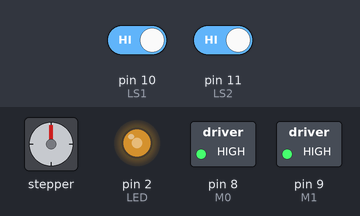
This sketch was run on a simulated Arduino Uno, built with avr-gcc and run on an emulated ATmega328P. Shown: stepper motor, switched loads named in the sketch (green lamp = pin HIGH), output pins drawn as LEDs (lit = HIGH). Wiring (inferred from the names in the program): stepper motor driver (200 steps per turn assumed): step pin 6; direction pin 5. The inputs (shaded band) are chosen by the test bench; at power-on: pin 10 (LS1) HIGH, pin 11 (LS2) HIGH. Pins used as bus, display or sensor lines are not drawn.

Above: at 1.16 s.
2.3 s: pin 10 (LS1) driven LOW
At 2.69 s:
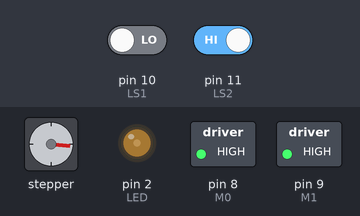
At 3.29 s:
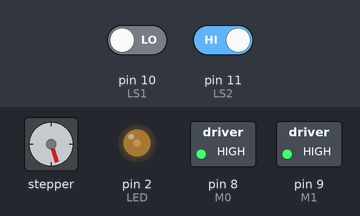
5.3 s: pin 11 (LS2) driven LOW
8.3 s: pin 10 (LS1) driven HIGH
At 8.71 s:
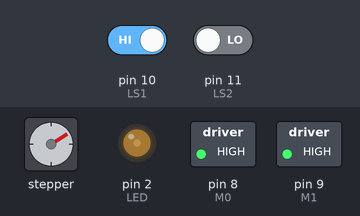
11.3 s: pin 11 (LS2) driven HIGH
14.3 s: pin 10 (LS1) driven LOW
At 14.9 s:
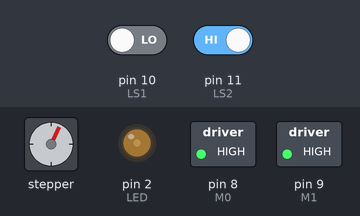
17.3 s: pin 11 (LS2) driven LOW
Timing chart, 0 to 26.7 s (numbered marks = the images above; inputs shaded):
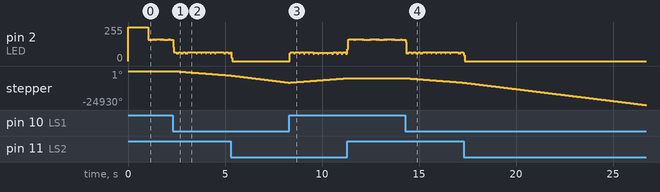

Measured:
- after the input at 2.3 s, stepper: keeps turning counter-clockwise at about 1089°/s, starting at once
- after the input at 8.3 s, pin 2 (LED): ramps from 56/255 to 64/255 and jumps back, once every 0.24 s
- after the input at 14.3 s, stepper: keeps turning counter-clockwise at about 1089°/s, starting at once

The sketch:

linear_book_scanner_arduino_code.ino
```cpp
// (licence header left out)
// Motor Driver Program for the Google Linear Book Scanner
// Written by University of Michigan Mechanical Engineering 450 team 19
// 4/23/2014

//Define Variables
const int Duration = 22000; //Duration is the number of steps (of size stepsize) to reach the other side of the scanner
const int stepsize = 4; //Size of each step: 1 = full step, 2 = half step, 3 = 1/8 step, 4 = 1/16 step
const int Delay = 0; //wait between steps
const int StepDelay = 1; //Turn on each step for 1 mS
const int SensDist = 10500; //Number of steps to reach the page sensors
const int SensTol = 250; //Tolerances in steps for detecting page errors
const int Rdist = 100; //Number of steps to reverse from sensors to reset the page
const int IRval = 500; //The cutoff value for the IR sensor

//Define Pins
const int Dir = 5; //Direction pin is connected to pin 5
const int STEP = 6; //Step command pin is connected to pin 6
const int Sleep = 7; //Sleep pin is connected to pin 7
const int M0 = 8; //Step Size pin 0 is connected to pin 8
const int M1 = 9; //Step Size pin 1 is connected to pin 9
const int LS1 = 10; //Scanner side limit switch is connected to pin 10
const int LS2 = 11; //Output side limit switch is connected to pin 11
const int LED = 2; //LED output for testing
const int IR = A2; //Infrared sensor is connected to analogue pin 2
const int Scanner = 3; //The scan bars are activated by pin 3

void setup () {

  //Define Pins
  pinMode(Dir, OUTPUT);
  pinMode(STEP, OUTPUT);
  pinMode(Sleep, OUTPUT);
  pinMode(M0, OUTPUT);
  pinMode(M1, OUTPUT);
  pinMode(LS1, INPUT);
  pinMode(LS2, INPUT);
  pinMode(LED, OUTPUT);
  pinMode(IR, INPUT);

  //Disable Sleep mode
  digitalWrite(Sleep, HIGH);

  digitalWrite(LED, HIGH); //Blink LED
  delay(1000);
  digitalWrite(LED, LOW);

  //Reverse to reset the scanner location
  driver(stepsize, 1, Duration);
}

void loop () {

  //Activate the Scan bars
  digitalWrite(Scanner, HIGH);
  delay(1);
  digitalWrite(Scanner, LOW);

  //Drive the motor forward for the specified duration
  driver(stepsize, 0, Duration);
  digitalWrite(LED, HIGH); //Blink LED
  delay(1);
  digitalWrite(LED, LOW);

  //Drive the motor backward for the specified duration
  driver(stepsize, 1, Duration);
  digitalWrite(LED, HIGH); //Blink LED
  delay(1);
  digitalWrite(LED, LOW);
}

void driver( int stepsize, int Direction, int Duration) {

  if (stepsize == 2) {
    digitalWrite(M0, HIGH);
    digitalWrite(M1, LOW);
  }
  else if (stepsize == 3) {
    digitalWrite(M0, LOW);
    digitalWrite(M1, HIGH);
  }
  else if (stepsize == 4) {
    digitalWrite(M0, HIGH);
    digitalWrite(M1, HIGH);
  }
  else { //(stepsize == 1)
    digitalWrite(M0, LOW);
    digitalWrite(M1, LOW);
  }

  //Set the Direction
  if (Direction == 1) {  //Forwards
    digitalWrite(Dir, LOW);
  }
  else {                 //Backwards
    digitalWrite(Dir, HIGH);
  }
  //Start going forward to get clear of the limit switch
  for(int n = 0; n < 5; n++){
    if((Direction == 0 & digitalRead(LS2) == LOW) | (Direction == 1 & digitalRead(LS1) == LOW)) {
      //step forward one incriment
      digitalWrite(STEP, HIGH); //turn on the motor
      delay(StepDelay); //run for the step duration
      digitalWrite(STEP, LOW); //turn off the motor
      delay(Delay); //wait between steps to slow down the motor
    }
  }
  //Drive in Direction for Duration with steps of stepsize
  for (int n = 5; n < Duration; n++){
    if (digitalRead(LS1) == LOW & digitalRead(LS2) == LOW) { //If the saddle is not at the end of the scanner
      //Check for page errors
      if (n > (SensDist-SensTol) & n < (SensDist + SensTol) & Direction == 0){
        digitalWrite(LED, HIGH); //Blink LED
        if (analogRead(IR) < IRval ) {  //Check sensors for errors
          driver( stepsize, 1, Rdist); //Reverse to correct page errors
        }
      }
      else{
          digitalWrite(LED, LOW); //LED off
      }
      //step forward one incriment
      digitalWrite(STEP, HIGH); //turn on the motor
      delay(StepDelay); //run for the step duration
      digitalWrite(STEP, LOW); //turn off the motor
      delay(Delay); //wait between steps to slow down the motor
    }
    else {
      //Stop Driving
      break;
    }
  }
}
```
